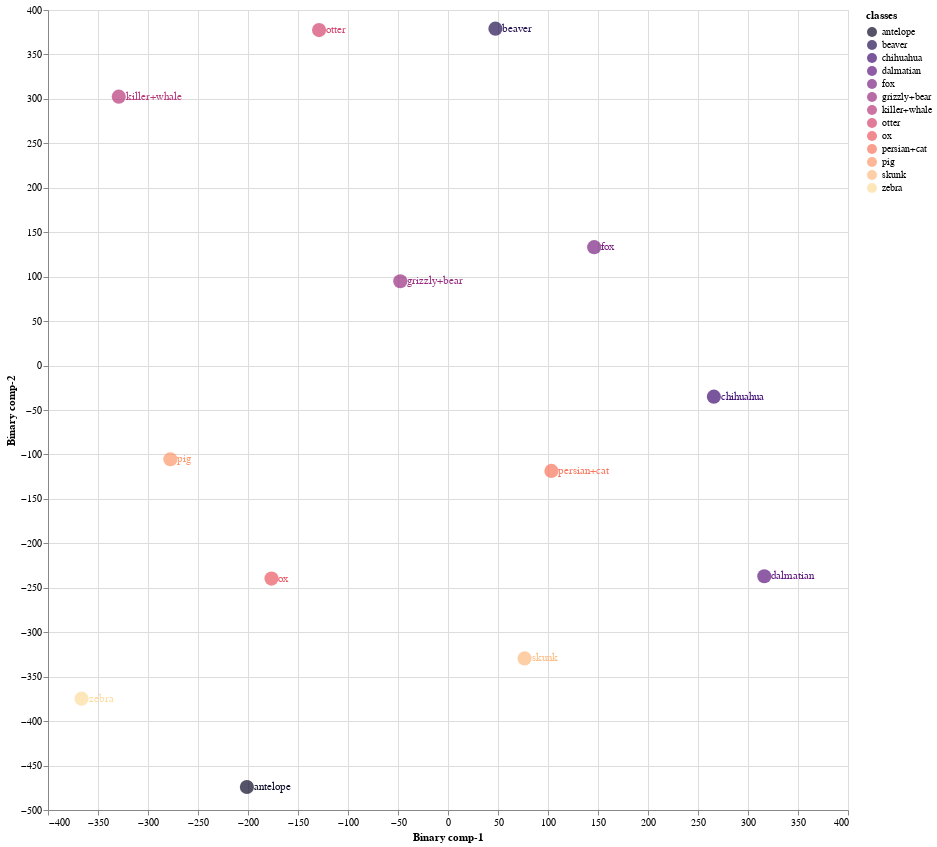
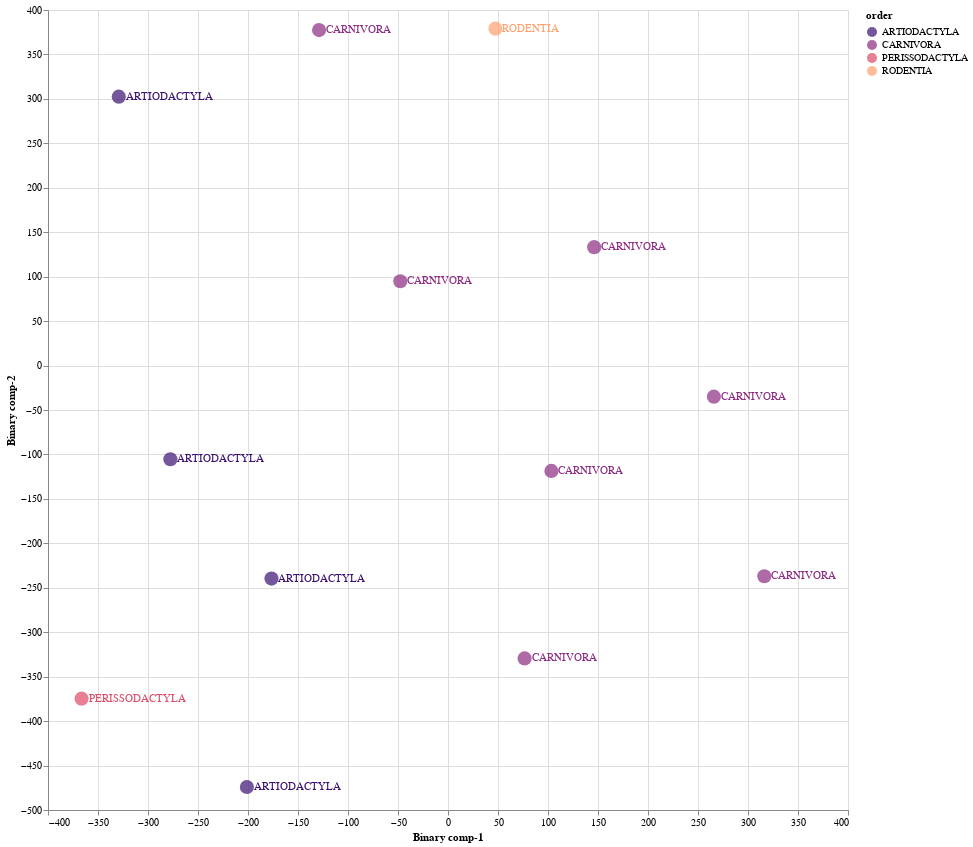

Notebook source saved alongside these figures, in order:
### Markdown cell above
### 8.2 Train Validation Split 02

### Code cell
Train02 = CZSL(mode = "Train", 
               split = 2, 
               DNN = ProjectionNetwork1, 
               epochs = 20, 
               bs = 8, 
               numunits = 1024, 
               lr = 0.1, 
               optimiser = nn.ReLU(), 
               dropout = 0.2, 
               mom = 0, 
               wd = 0,  
               device = 'cuda', 
               checkpoint = CP2, 
               dist_type = 'cosine')

#mode
#1. "Train" - Use Train Val split
#2. "Test" - For Unseen Test Data

#split
# 1 -Train/Val Split 1
# 2 -Train/Val Split 2
# 3 -Train/Val Split 3

#pred_type
#1. "Probabilistic" - continous real numbers giving probability for prdiction to be 1
#2. "Deterministic" - 1 or 0 prediction values

#dist_type
#1. euclidean
#2. cosine
#3. hamming
#4. jaccard

### Figure 1 — Vega-Lite specification as saved in the notebook (floating-point values rounded to 4 significant figures)
{"config": {"view": {"continuousWidth": 400, "continuousHeight": 300}}, "layer": [{"mark": {"type": "circle", "size": 200}, "encoding": {"color": {"field": "classes", "scale": {"scheme": "Magma"}, "type": "nominal"}, "x": {"field": "Binary comp-1", "type": "quantitative"}, "y": {"field": "Binary comp-2", "type": "quantitative"}}, "height": 800, "selection": {"selector009": {"type": "interval", "bind": "scales", "encodings": ["x", "y"]}}, "width": 800}, {"mark": {"type": "text", "align": "left", "baseline": "middle", "dx": 7}, "encoding": {"color": {"field": "classes", "scale": {"scheme": "Magma"}, "type": "nominal"}, "text": {"field": "classes", "type": "nominal"}, "x": {"field": "Binary comp-1", "type": "quantitative"}, "y": {"field": "Binary comp-2", "type": "quantitative"}}, "height": 800, "width": 800}], "data": {"name": "data-e2a36454b884e94dd7f35f71a28e67bd"}, "$schema": "https://vega.github.io/schema/vega-lite/v4.17.0.json", "datasets": {"data-e2a36454b884e94dd7f35f71a28e67bd": [{"Binary comp-1": -201.1, "Binary comp-2": -474.1, "classes": "antelope", "sciName": "Antilope_cervicapra", "animal_label": 1, "animal_class": "antelope", "mainCommonName": "Blackbuck", "otherCommonNames": "Indian Antelope", "class": "Mammalia", "infraclass": "Placentalia", "magnorder": "Boreoeutheria", "superorder": "Laurasiatheria", "order": "ARTIODACTYLA", "suborder": "RUMINANTIA", "infraorder": "PECORA", "parvorder": null, "superfamily": null, "family": "BOVIDAE", "subfamily": "ANTILOPINAE", "tribe": "ANTILOPINI", "genus": "Antilope"}, {"Binary comp-1": -47.72, "Binary comp-2": 94.85, "classes": "grizzly+bear", "sciName": "Ursus_arctos", "animal_label": 2, "animal_class": "grizzly+bear", "mainCommonName": "Brown Bear", "otherCommonNames": "Grizzly Bear|Kodiak Bear", "class": "Mammalia", "infraclass": "Placentalia", "magnorder": "Boreoeutheria", "superorder": "Laurasiatheria", "order": "CARNIVORA", "suborder": "CANIFORMIA", "infraorder": "ARCTOIDEA", "parvorder": null, "superfamily": "URSOIDEA", "family": "URSIDAE", "subfamily": "URSINAE", "tribe": null, "genus": "Ursus"}, {"Binary comp-1": -329.2, "Binary comp-2": 302.5, "classes": "killer+whale", "sciName": "Orcinus_orca", "animal_label": 3, "animal_class": "killer+whale", "mainCommonName": "Killer Whale", "otherCommonNames": "Orca", "class": "Mammalia", "infraclass": "Placentalia", "magnorder": "Boreoeutheria", "superorder": "Laurasiatheria", "order": "ARTIODACTYLA", "suborder": "WHIPPOMORPHA", "infraorder": "CETACEA", "parvorder": "ODONTOCETI", "superfamily": "DELPHINOIDEA", "family": "DELPHINIDAE", "subfamily": "INCERTAE SEDIS", "tribe": null, "genus": "Orcinus"}, {"Binary comp-1": 47.42, "Binary comp-2": 379.0, "classes": "beaver", "sciName": "Aplodontia_rufa", "animal_label": 4, "animal_class": "beaver", "mainCommonName": "Mountain Beaver", "otherCommonNames": "Boomer|Sewellel|Point Arena Mountain Beaver|Point Reyes Mountain Beaver", "class": "Mammalia", "infraclass": "Placentalia", "magnorder": "Boreoeutheria", "superorder": "Euarchontoglires", "order": "RODENTIA", "suborder": "SCIUROMORPHA", "infraorder": null, "parvorder": null, "superfamily": null, "family": "APLODONTIIDAE", "subfamily": null, "tribe": null, "genus": "Aplodontia"}, {"Binary comp-1": 316.3, "Binary comp-2": -237.0, "classes": "dalmatian", "sciName": "Canis_familiaris", "animal_label": 5, "animal_class": "dalmatian", "mainCommonName": "Domestic Dog", "otherCommonNames": "Dog|Dingo|Feral Dog|New Guinea Singing Dog|Village Dog", "class": "Mammalia", "infraclass": "Placentalia", "magnorder": "Boreoeutheria", "superorder": "Laurasiatheria", "order": "CARNIVORA", "suborder": "CANIFORMIA", "infraorder": "CANOIDEA", "parvorder": null, "superfamily": null, "family": "CANIDAE", "subfamily": null, "tribe": null, "genus": "Canis"}, {"Binary comp-1": 103.4, "Binary comp-2": -118.5, "classes": "persian+cat", "sciName": "Felis_catus", "animal_label": 6, "animal_class": "persian+cat", "mainCommonName": "Domestic Cat", "otherCommonNames": "Cat", "class": "Mammalia", "infraclass": "Placentalia", "magnorder": "Boreoeutheria", "superorder": "Laurasiatheria", "order": "CARNIVORA", "suborder": "FELIFORMIA", "infraorder": "FELOIDEA", "parvorder": null, "superfamily": null, "family": "FELIDAE", "subfamily": "FELINAE", "tribe": null, "genus": "Felis"}, {"Binary comp-1": 76.58, "Binary comp-2": -329.5, "classes": "skunk", "sciName": "Spilogale_putorius", "animal_label": 11, "animal_class": "skunk", "mainCommonName": "Alleghanian Spotted Skunk", "otherCommonNames": "Eastern Spotted Skunk", "class": "Mammalia", "infraclass": "Placentalia", "magnorder": "Boreoeutheria", "superorder": "Laurasiatheria", "order": "CARNIVORA", "suborder": "CANIFORMIA", "infraorder": "ARCTOIDEA", "parvorder": null, "superfamily": "MUSTELOIDEA", "family": "MEPHITIDAE", "subfamily": "MEPHITINAE", "tribe": null, "genus": "Spilogale"}, {"Binary comp-1": -176.5, "Binary comp-2": -239.6, "classes": "ox", "sciName": "Bos_sauveli", "animal_label": 21, "animal_class": "ox", "mainCommonName": "Kouprey", "otherCommonNames": "Gray Ox|Indochinese Forest Ox", "class": "Mammalia", "infraclass": "Placentalia", "magnorder": "Boreoeutheria", "superorder": "Laurasiatheria", "order": "ARTIODACTYLA", "suborder": "RUMINANTIA", "infraorder": "PECORA", "parvorder": null, "superfamily": null, "family": "BOVIDAE", "subfamily": "BOVINAE", "tribe": "BOVINI", "genus": "Bos"}, {"Binary comp-1": 146.2, "Binary comp-2": 133.2, "classes": "fox", "sciName": "Vulpes_lagopus", "animal_label": 22, "animal_class": "fox", "mainCommonName": "Arctic Fox", "otherCommonNames": "Polar Fox", "class": "Mammalia", "infraclass": "Placentalia", "magnorder": "Boreoeutheria", "superorder": "Laurasiatheria", "order": "CARNIVORA", "suborder": "CANIFORMIA", "infraorder": "CANOIDEA", "parvorder": null, "superfamily": null, "family": "CANIDAE", "subfamily": null, "tribe": null, "genus": "Vulpes"}, {"Binary comp-1": 265.9, "Binary comp-2": -34.96, "classes": "chihuahua", "sciName": "Canis_familiaris", "animal_label": 33, "animal_class": "chihuahua", "mainCommonName": "Domestic Dog", "otherCommonNames": "Dog|Dingo|Feral Dog|New Guinea Singing Dog|Village Dog", "class": "Mammalia", "infraclass": "Placentalia", "magnorder": "Boreoeutheria", "superorder": "Laurasiatheria", "order": "CARNIVORA", "suborder": "CANIFORMIA", "infraorder": "CANOIDEA", "parvorder": null, "superfamily": null, "family": "CANIDAE", "subfamily": null, "tribe": null, "genus": "Canis"}, {"Binary comp-1": -128.9, "Binary comp-2": 377.4, "classes": "otter", "sciName": "Aonyx_capensis", "animal_label": 36, "animal_class": "otter", "mainCommonName": "African Clawless Otter", "otherCommonNames": "Cape Clawless Otter", "class": "Mammalia", "infraclass": "Placentalia", "magnorder": "Boreoeutheria", "superorder": "Laurasiatheria", "order": "CARNIVORA", "suborder": "CANIFORMIA", "infraorder": "ARCTOIDEA", "parvorder": null, "superfamily": "MUSTELOIDEA", "family": "MUSTELIDAE", "subfamily": "LUTRINAE", "tribe": null, "genus": "Aonyx"}, {"Binary comp-1": -366.4, "Binary comp-2": -374.7, "classes": "zebra", "sciName": "Equus_grevyi", "animal_label": 38, "animal_class": "zebra", "mainCommonName": "Grevy's Zebra", "otherCommonNames": "Imperial Zebra", "class": "Mammalia", "infraclass": "Placentalia", "magnorder": "Boreoeutheria", "superorder": "Laurasiatheria", "order": "PERISSODACTYLA", "suborder": "HIPOMORPHA", "infraorder": null, "parvorder": null, "superfamily": null, "family": "EQUIDAE", "subfamily": null, "tribe": null, "genus": "Equus"}, {"Binary comp-1": -277.6, "Binary comp-2": -105.4, "classes": "pig", "sciName": "Sus_domesticus", "animal_label": 42, "animal_class": "pig", "mainCommonName": "Domestic Pig", "otherCommonNames": "Hog|Pig|Swine", "class": "Mammalia", "infraclass": "Placentalia", "magnorder": "Boreoeutheria", "superorder": "Laurasiatheria", "order": "ARTIODACTYLA", "suborder": "SUINA", "infraorder": null, "parvorder": null, "superfamily": null, "family": "SUIDAE", "subfamily": null, "tribe": null, "genus": "Sus"}]}}

### Figure 2 — Vega-Lite specification as saved in the notebook (floating-point values rounded to 4 significant figures)
{"config": {"view": {"continuousWidth": 400, "continuousHeight": 300}}, "layer": [{"mark": {"type": "circle", "size": 200}, "encoding": {"color": {"field": "order", "scale": {"scheme": "Magma"}, "type": "nominal"}, "x": {"field": "Binary comp-1", "type": "quantitative"}, "y": {"field": "Binary comp-2", "type": "quantitative"}}, "height": 800, "selection": {"selector010": {"type": "interval", "bind": "scales", "encodings": ["x", "y"]}}, "width": 800}, {"mark": {"type": "text", "align": "left", "baseline": "middle", "dx": 7}, "encoding": {"color": {"field": "order", "scale": {"scheme": "Magma"}, "type": "nominal"}, "text": {"field": "order", "type": "nominal"}, "x": {"field": "Binary comp-1", "type": "quantitative"}, "y": {"field": "Binary comp-2", "type": "quantitative"}}, "height": 800, "width": 800}], "data": {"name": "data-e2a36454b884e94dd7f35f71a28e67bd"}, "$schema": "https://vega.github.io/schema/vega-lite/v4.17.0.json", "datasets": {"data-e2a36454b884e94dd7f35f71a28e67bd": [{"Binary comp-1": -201.1, "Binary comp-2": -474.1, "classes": "antelope", "sciName": "Antilope_cervicapra", "animal_label": 1, "animal_class": "antelope", "mainCommonName": "Blackbuck", "otherCommonNames": "Indian Antelope", "class": "Mammalia", "infraclass": "Placentalia", "magnorder": "Boreoeutheria", "superorder": "Laurasiatheria", "order": "ARTIODACTYLA", "suborder": "RUMINANTIA", "infraorder": "PECORA", "parvorder": null, "superfamily": null, "family": "BOVIDAE", "subfamily": "ANTILOPINAE", "tribe": "ANTILOPINI", "genus": "Antilope"}, {"Binary comp-1": -47.72, "Binary comp-2": 94.85, "classes": "grizzly+bear", "sciName": "Ursus_arctos", "animal_label": 2, "animal_class": "grizzly+bear", "mainCommonName": "Brown Bear", "otherCommonNames": "Grizzly Bear|Kodiak Bear", "class": "Mammalia", "infraclass": "Placentalia", "magnorder": "Boreoeutheria", "superorder": "Laurasiatheria", "order": "CARNIVORA", "suborder": "CANIFORMIA", "infraorder": "ARCTOIDEA", "parvorder": null, "superfamily": "URSOIDEA", "family": "URSIDAE", "subfamily": "URSINAE", "tribe": null, "genus": "Ursus"}, {"Binary comp-1": -329.2, "Binary comp-2": 302.5, "classes": "killer+whale", "sciName": "Orcinus_orca", "animal_label": 3, "animal_class": "killer+whale", "mainCommonName": "Killer Whale", "otherCommonNames": "Orca", "class": "Mammalia", "infraclass": "Placentalia", "magnorder": "Boreoeutheria", "superorder": "Laurasiatheria", "order": "ARTIODACTYLA", "suborder": "WHIPPOMORPHA", "infraorder": "CETACEA", "parvorder": "ODONTOCETI", "superfamily": "DELPHINOIDEA", "family": "DELPHINIDAE", "subfamily": "INCERTAE SEDIS", "tribe": null, "genus": "Orcinus"}, {"Binary comp-1": 47.42, "Binary comp-2": 379.0, "classes": "beaver", "sciName": "Aplodontia_rufa", "animal_label": 4, "animal_class": "beaver", "mainCommonName": "Mountain Beaver", "otherCommonNames": "Boomer|Sewellel|Point Arena Mountain Beaver|Point Reyes Mountain Beaver", "class": "Mammalia", "infraclass": "Placentalia", "magnorder": "Boreoeutheria", "superorder": "Euarchontoglires", "order": "RODENTIA", "suborder": "SCIUROMORPHA", "infraorder": null, "parvorder": null, "superfamily": null, "family": "APLODONTIIDAE", "subfamily": null, "tribe": null, "genus": "Aplodontia"}, {"Binary comp-1": 316.3, "Binary comp-2": -237.0, "classes": "dalmatian", "sciName": "Canis_familiaris", "animal_label": 5, "animal_class": "dalmatian", "mainCommonName": "Domestic Dog", "otherCommonNames": "Dog|Dingo|Feral Dog|New Guinea Singing Dog|Village Dog", "class": "Mammalia", "infraclass": "Placentalia", "magnorder": "Boreoeutheria", "superorder": "Laurasiatheria", "order": "CARNIVORA", "suborder": "CANIFORMIA", "infraorder": "CANOIDEA", "parvorder": null, "superfamily": null, "family": "CANIDAE", "subfamily": null, "tribe": null, "genus": "Canis"}, {"Binary comp-1": 103.4, "Binary comp-2": -118.5, "classes": "persian+cat", "sciName": "Felis_catus", "animal_label": 6, "animal_class": "persian+cat", "mainCommonName": "Domestic Cat", "otherCommonNames": "Cat", "class": "Mammalia", "infraclass": "Placentalia", "magnorder": "Boreoeutheria", "superorder": "Laurasiatheria", "order": "CARNIVORA", "suborder": "FELIFORMIA", "infraorder": "FELOIDEA", "parvorder": null, "superfamily": null, "family": "FELIDAE", "subfamily": "FELINAE", "tribe": null, "genus": "Felis"}, {"Binary comp-1": 76.58, "Binary comp-2": -329.5, "classes": "skunk", "sciName": "Spilogale_putorius", "animal_label": 11, "animal_class": "skunk", "mainCommonName": "Alleghanian Spotted Skunk", "otherCommonNames": "Eastern Spotted Skunk", "class": "Mammalia", "infraclass": "Placentalia", "magnorder": "Boreoeutheria", "superorder": "Laurasiatheria", "order": "CARNIVORA", "suborder": "CANIFORMIA", "infraorder": "ARCTOIDEA", "parvorder": null, "superfamily": "MUSTELOIDEA", "family": "MEPHITIDAE", "subfamily": "MEPHITINAE", "tribe": null, "genus": "Spilogale"}, {"Binary comp-1": -176.5, "Binary comp-2": -239.6, "classes": "ox", "sciName": "Bos_sauveli", "animal_label": 21, "animal_class": "ox", "mainCommonName": "Kouprey", "otherCommonNames": "Gray Ox|Indochinese Forest Ox", "class": "Mammalia", "infraclass": "Placentalia", "magnorder": "Boreoeutheria", "superorder": "Laurasiatheria", "order": "ARTIODACTYLA", "suborder": "RUMINANTIA", "infraorder": "PECORA", "parvorder": null, "superfamily": null, "family": "BOVIDAE", "subfamily": "BOVINAE", "tribe": "BOVINI", "genus": "Bos"}, {"Binary comp-1": 146.2, "Binary comp-2": 133.2, "classes": "fox", "sciName": "Vulpes_lagopus", "animal_label": 22, "animal_class": "fox", "mainCommonName": "Arctic Fox", "otherCommonNames": "Polar Fox", "class": "Mammalia", "infraclass": "Placentalia", "magnorder": "Boreoeutheria", "superorder": "Laurasiatheria", "order": "CARNIVORA", "suborder": "CANIFORMIA", "infraorder": "CANOIDEA", "parvorder": null, "superfamily": null, "family": "CANIDAE", "subfamily": null, "tribe": null, "genus": "Vulpes"}, {"Binary comp-1": 265.9, "Binary comp-2": -34.96, "classes": "chihuahua", "sciName": "Canis_familiaris", "animal_label": 33, "animal_class": "chihuahua", "mainCommonName": "Domestic Dog", "otherCommonNames": "Dog|Dingo|Feral Dog|New Guinea Singing Dog|Village Dog", "class": "Mammalia", "infraclass": "Placentalia", "magnorder": "Boreoeutheria", "superorder": "Laurasiatheria", "order": "CARNIVORA", "suborder": "CANIFORMIA", "infraorder": "CANOIDEA", "parvorder": null, "superfamily": null, "family": "CANIDAE", "subfamily": null, "tribe": null, "genus": "Canis"}, {"Binary comp-1": -128.9, "Binary comp-2": 377.4, "classes": "otter", "sciName": "Aonyx_capensis", "animal_label": 36, "animal_class": "otter", "mainCommonName": "African Clawless Otter", "otherCommonNames": "Cape Clawless Otter", "class": "Mammalia", "infraclass": "Placentalia", "magnorder": "Boreoeutheria", "superorder": "Laurasiatheria", "order": "CARNIVORA", "suborder": "CANIFORMIA", "infraorder": "ARCTOIDEA", "parvorder": null, "superfamily": "MUSTELOIDEA", "family": "MUSTELIDAE", "subfamily": "LUTRINAE", "tribe": null, "genus": "Aonyx"}, {"Binary comp-1": -366.4, "Binary comp-2": -374.7, "classes": "zebra", "sciName": "Equus_grevyi", "animal_label": 38, "animal_class": "zebra", "mainCommonName": "Grevy's Zebra", "otherCommonNames": "Imperial Zebra", "class": "Mammalia", "infraclass": "Placentalia", "magnorder": "Boreoeutheria", "superorder": "Laurasiatheria", "order": "PERISSODACTYLA", "suborder": "HIPOMORPHA", "infraorder": null, "parvorder": null, "superfamily": null, "family": "EQUIDAE", "subfamily": null, "tribe": null, "genus": "Equus"}, {"Binary comp-1": -277.6, "Binary comp-2": -105.4, "classes": "pig", "sciName": "Sus_domesticus", "animal_label": 42, "animal_class": "pig", "mainCommonName": "Domestic Pig", "otherCommonNames": "Hog|Pig|Swine", "class": "Mammalia", "infraclass": "Placentalia", "magnorder": "Boreoeutheria", "superorder": "Laurasiatheria", "order": "ARTIODACTYLA", "suborder": "SUINA", "infraorder": null, "parvorder": null, "superfamily": null, "family": "SUIDAE", "subfamily": null, "tribe": null, "genus": "Sus"}]}}
